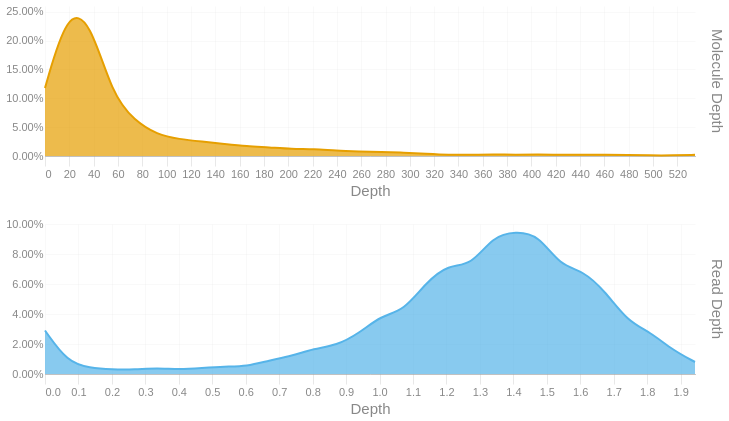

The code cell stored with this chart in its notebook:
### Code cell
readdep = depth_hist(tb['Read Depth'], q99, 3)
readdep = readdep.with_columns(pl.lit('Read Depth').alias('Metric'))
if not SKIPLR:
    moldep = depth_hist(tb['Molecule Depth'], mol_q99, 1)
    moldep = moldep.with_columns(pl.lit('Molecule Depth').alias('Metric'))
    _hist = pl.concat([readdep, moldep])
    _hist = _hist.filter(pl.col('Proportion') != 0)
    with SafeRender(_hist):
        (
            alt.Chart(_hist)        
            .mark_area(interpolate = "basis")
            .encode(
                x=alt.X('Bin:Q').scale(domainMin=0).axis(alt.Axis(title='Depth')),
                y = alt.Y('Proportion:Q', title = None).axis(format = '.2%'),
                color = alt.Color('Metric:N').legend(None),
                row = alt.Row("Metric:N").header(title = None, labelOrient = 'right'),
                tooltip = [
                    alt.Tooltip("Metric:N", title = "Metric"),
                    alt.Tooltip('Interval:N', title = "Depth Interval"),
                    alt.Tooltip('Proportion:Q', title = "% Alignments").format('.2%')
                ]
            )
            .resolve_scale(x='independent', y='independent')
            .properties(
                height = 150, width = 650,
                usermeta={'embedOptions': {'downloadFileName': f'{samplename}.depth.hist'}}
            )
        ).display()
else:
    readdep = readdep.filter(pl.col('Proportion') != 0)
    with SafeRender(readdep):
        (
            alt.Chart(readdep)        
            .mark_area(interpolate = "basis")
            .encode(
                x=alt.X('Bin:Q').scale(domainMin=0).axis(alt.Axis(title='Depth')),
                y = alt.Y('Proportion:Q', title = None).axis(format = '.2%'),
                tooltip = [
                    alt.Tooltip('Interval:N', title = "Depth Interval"),
                    alt.Tooltip('Proportion:Q', title = "% Alignments").format('.2%')
                ]
            )
            .properties(
                usermeta={'embedOptions': {'downloadFileName': f'{samplename}.depth.hist'}}
            )
        ).display()

### Figure 1 — Vega-Lite specification as saved in the notebook (floating-point values rounded to 4 significant figures)
{"width": 650, "height": 150, "config": {"title": {"anchor": "start", "dy": -15, "fontSize": 18, "color": "#888888", "subtitleColor": "#888888", "subtitleFontSize": 14}, "arc": {"fill": "#0072B2"}, "axis": {"domainColor": "#888888", "domainWidth": 0.5, "gridWidth": 0.2, "grid": false, "titleFontWeight": 400, "titleFontSize": 15, "labelFontSize": 11, "labelColor": "#888888", "tickColor": "#888888", "tickWidth": 0.2, "titleColor": "#888888"}, "axisBand": {"grid": false}, "axisX": {"grid": true, "tickSize": 10, "domainCap": "round"}, "axisY": {"domain": false, "grid": true, "tickSize": 0, "domainCap": "round"}, "background": "transparent", "header": {"labelFontSize": 15, "labelColor": "#888888", "titleFontSize": 15, "titleFontWeight": 600, "titleColor": "#888888"}, "legend": {"labelFont": "sans-serif", "labelFontSize": 12, "labelColor": "#888888", "symbolSize": 100, "symbolType": "circle", "titleFontSize": 12, "titlePadding": 10, "titleColor": "#888888", "title": null}, "range": {"category": ["#E69F00", "#56B4E9", "#009E73", "#F0E442", "#0072B2", "#D55E00", "#CC79A7", "#000000"], "diverging": ["#cfe8f3", "#a2d4ec", "#73bfe2", "#46abdb", "#1696d2", "#12719e"]}, "area": {"fill": "#0072B2", "fillOpacity": 0.7, "line": true, "strokeOpacity": 0.7}, "line": {"color": "#0072B2", "stroke": "#0072B2", "strokeWidth": 2}, "trail": {"color": "#0072B2", "stroke": "#0072B2", "strokeWidth": 0, "size": 1}, "point": {"filled": true, "fillOpacity": 1.0, "size": 95}, "text": {"color": "#888888", "fontSize": 11, "align": "right", "fontWeight": 400, "size": 11}, "bar": {"fill": "#0072B2", "stroke": null}, "view": {"stroke": null, "continuousWidth": 660, "continuousHeight": 400}}, "data": {"name": "data-57478642df0a01382bb6b414a110286b"}, "mark": {"type": "area", "interpolate": "basis"}, "encoding": {"color": {"field": "Metric", "legend": null, "type": "nominal"}, "row": {"field": "Metric", "header": {"title": null, "labelOrient": "right"}, "type": "nominal"}, "tooltip": [{"field": "Metric", "title": "Metric", "type": "nominal"}, {"field": "Interval", "title": "Depth Interval", "type": "nominal"}, {"field": "Proportion", "format": ".2%", "title": "% Alignments", "type": "quantitative"}], "x": {"axis": {"title": "Depth"}, "field": "Bin", "scale": {"domainMin": 0}, "type": "quantitative"}, "y": {"axis": {"format": ".2%"}, "field": "Proportion", "title": null, "type": "quantitative"}}, "resolve": {"scale": {"x": "independent", "y": "independent"}}, "usermeta": {"embedOptions": {"downloadFileName": "S3_Annapolis_296.depth.hist"}}, "$schema": "https://vega.github.io/schema/vega-lite/v6.1.0.json", "datasets": {"data-57478642df0a01382bb6b414a110286b": [{"Bin": 0.0, "Interval": "0.0-0.067", "Proportion": 0.029, "Metric": "Read Depth"}, {"Bin": 0.067, "Interval": "0.067-0.134", "Proportion": 0.008, "Metric": "Read Depth"}, {"Bin": 0.134, "Interval": "0.134-0.201", "Proportion": 0.004, "Metric": "Read Depth"}, {"Bin": 0.201, "Interval": "0.201-0.268", "Proportion": 0.003, "Metric": "Read Depth"}, {"Bin": 0.268, "Interval": "0.268-0.335", "Proportion": 0.003, "Metric": "Read Depth"}, {"Bin": 0.335, "Interval": "0.335-0.402", "Proportion": 0.004, "Metric": "Read Depth"}, {"Bin": 0.402, "Interval": "0.402-0.469", "Proportion": 0.003, "Metric": "Read Depth"}, {"Bin": 0.469, "Interval": "0.469-0.536", "Proportion": 0.004, "Metric": "Read Depth"}, {"Bin": 0.536, "Interval": "0.536-0.603", "Proportion": 0.005, "Metric": "Read Depth"}, {"Bin": 0.603, "Interval": "0.603-0.67", "Proportion": 0.005, "Metric": "Read Depth"}, {"Bin": 0.67, "Interval": "0.67-0.737", "Proportion": 0.009, "Metric": "Read Depth"}, {"Bin": 0.737, "Interval": "0.737-0.804", "Proportion": 0.012, "Metric": "Read Depth"}, {"Bin": 0.804, "Interval": "0.804-0.871", "Proportion": 0.017, "Metric": "Read Depth"}, {"Bin": 0.871, "Interval": "0.871-0.938", "Proportion": 0.019, "Metric": "Read Depth"}, {"Bin": 0.938, "Interval": "0.938-1.005", "Proportion": 0.027, "Metric": "Read Depth"}, {"Bin": 1.005, "Interval": "1.005-1.072", "Proportion": 0.039, "Metric": "Read Depth"}, {"Bin": 1.072, "Interval": "1.072-1.139", "Proportion": 0.042, "Metric": "Read Depth"}, {"Bin": 1.139, "Interval": "1.139-1.206", "Proportion": 0.061, "Metric": "Read Depth"}, {"Bin": 1.206, "Interval": "1.206-1.273", "Proportion": 0.073, "Metric": "Read Depth"}, {"Bin": 1.273, "Interval": "1.273-1.34", "Proportion": 0.072, "Metric": "Read Depth"}, {"Bin": 1.34, "Interval": "1.34-1.407", "Proportion": 0.092, "Metric": "Read Depth"}, {"Bin": 1.407, "Interval": "1.407-1.474", "Proportion": 0.095, "Metric": "Read Depth"}, {"Bin": 1.474, "Interval": "1.474-1.541", "Proportion": 0.093, "Metric": "Read Depth"}, {"Bin": 1.541, "Interval": "1.541-1.608", "Proportion": 0.072, "Metric": "Read Depth"}, {"Bin": 1.608, "Interval": "1.608-1.675", "Proportion": 0.069, "Metric": "Read Depth"}, {"Bin": 1.675, "Interval": "1.675-1.742", "Proportion": 0.055, "Metric": "Read Depth"}, {"Bin": 1.742, "Interval": "1.742-1.809", "Proportion": 0.035, "Metric": "Read Depth"}, {"Bin": 1.809, "Interval": "1.809-1.876", "Proportion": 0.028, "Metric": "Read Depth"}, {"Bin": 1.876, "Interval": "1.876-1.943", "Proportion": 0.016, "Metric": "Read Depth"}, {"Bin": 1.943, "Interval": "1.943-2.01", "Proportion": 0.008, "Metric": "Read Depth"}, {"Bin": 0.0, "Interval": "0.0-18.4", "Proportion": 0.118, "Metric": "Molecule Depth"}, {"Bin": 18.4, "Interval": "18.4-36.9", "Proportion": 0.252, "Metric": "Molecule Depth"}, {"Bin": 36.9, "Interval": "36.9-55.3", "Proportion": 0.236, "Metric": "Molecule Depth"}, {"Bin": 55.3, "Interval": "55.3-73.7", "Proportion": 0.106, "Metric": "Molecule Depth"}, {"Bin": 73.7, "Interval": "73.7-92.2", "Proportion": 0.061, "Metric": "Molecule Depth"}, {"Bin": 92.2, "Interval": "92.2-110.6", "Proportion": 0.037, "Metric": "Molecule Depth"}, {"Bin": 110.6, "Interval": "110.6-129.0", "Proportion": 0.029, "Metric": "Molecule Depth"}, {"Bin": 129.0, "Interval": "129.0-147.5", "Proportion": 0.025, "Metric": "Molecule Depth"}, {"Bin": 147.5, "Interval": "147.5-165.9", "Proportion": 0.021, "Metric": "Molecule Depth"}, {"Bin": 165.9, "Interval": "165.9-184.3", "Proportion": 0.017, "Metric": "Molecule Depth"}, {"Bin": 184.3, "Interval": "184.3-202.7", "Proportion": 0.015, "Metric": "Molecule Depth"}, {"Bin": 202.7, "Interval": "202.7-221.2", "Proportion": 0.012, "Metric": "Molecule Depth"}, {"Bin": 221.2, "Interval": "221.2-239.6", "Proportion": 0.012, "Metric": "Molecule Depth"}, {"Bin": 239.6, "Interval": "239.6-258.0", "Proportion": 0.009, "Metric": "Molecule Depth"}, {"Bin": 258.0, "Interval": "258.0-276.5", "Proportion": 0.008, "Metric": "Molecule Depth"}, {"Bin": 276.5, "Interval": "276.5-294.9", "Proportion": 0.007, "Metric": "Molecule Depth"}, {"Bin": 294.9, "Interval": "294.9-313.3", "Proportion": 0.006, "Metric": "Molecule Depth"}, {"Bin": 313.3, "Interval": "313.3-331.8", "Proportion": 0.004, "Metric": "Molecule Depth"}, {"Bin": 331.8, "Interval": "331.8-350.2", "Proportion": 0.002, "Metric": "Molecule Depth"}, {"Bin": 350.2, "Interval": "350.2-368.6", "Proportion": 0.002, "Metric": "Molecule Depth"}, {"Bin": 368.6, "Interval": "368.6-387.1", "Proportion": 0.003, "Metric": "Molecule Depth"}, {"Bin": 387.1, "Interval": "387.1-405.5", "Proportion": 0.002, "Metric": "Molecule Depth"}, {"Bin": 405.5, "Interval": "405.5-423.9", "Proportion": 0.003, "Metric": "Molecule Depth"}, {"Bin": 423.9, "Interval": "423.9-442.4", "Proportion": 0.002, "Metric": "Molecule Depth"}, {"Bin": 442.4, "Interval": "442.4-460.8", "Proportion": 0.002, "Metric": "Molecule Depth"}, {"Bin": 460.8, "Interval": "460.8-479.2", "Proportion": 0.002, "Metric": "Molecule Depth"}, {"Bin": 479.2, "Interval": "479.2-497.6", "Proportion": 0.002, "Metric": "Molecule Depth"}, {"Bin": 497.6, "Interval": "497.6-516.1", "Proportion": 0.001, "Metric": "Molecule Depth"}, {"Bin": 516.1, "Interval": "516.1-534.5", "Proportion": 0.001, "Metric": "Molecule Depth"}, {"Bin": 534.5, "Interval": "534.5-552.94", "Proportion": 0.002, "Metric": "Molecule Depth"}]}}
